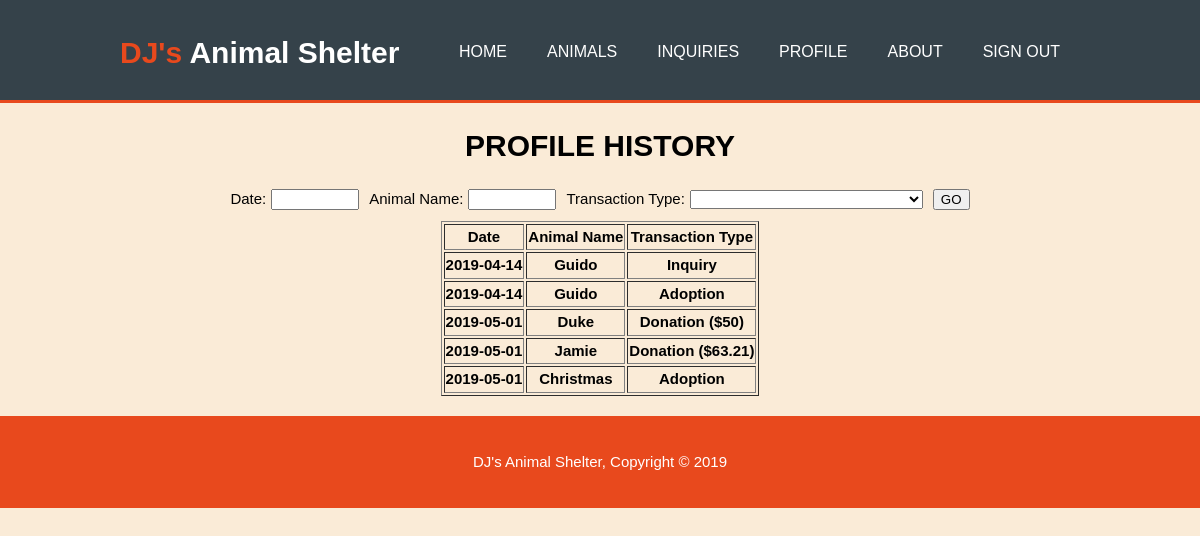
Screenshot of /profile.php (signed in) with the database file from the repository.
### tables this page shows
CREATE TABLE `transactions` (
  `Transaction_Date` date NOT NULL,
  `Transaction_Type` varchar(100) NOT NULL,
  `PROFILE_ID` int(11) NOT NULL,
  `First_Name` varchar(100) NOT NULL,
  `Last_Name` varchar(100) NOT NULL,
  `ANIMAL_ID` int(11) NOT NULL,
  `Animal_Name` varchar(100) NOT NULL,
  `Donation_Amount` float DEFAULT NULL
);

### src/profile_filters.php (the view, shortened to what this page needs)
<?php
    include('connection.php');
        $active_user = $_SESSION['active_user_id'];
        $result = mysqli_query($con, "SELECT * FROM transactions WHERE PROFILE_ID = '$active_user'");
        if(mysqli_num_rows($result) == 0)
                echo '<h2 align = "center">No Transactions Made</h2>';
        else
        {
            echo '<table border = "1" align = "center">';
            echo '<tr>';
            echo '<th>Date</th>';
            echo '<th>Animal Name</th>';
            echo '<th>Transaction Type</th>';
            echo '</tr>';
            $date = $_SESSION['date'];
            $a_name = $_SESSION['a_name'];
            $t_type = $_SESSION['transaction_type'];
            while($row = $result->fetch_assoc())
            {
                $t_date = $row['Transaction_Date'];
                $animal_name = $row['Animal_Name'];
                $transaction_type = $row['Transaction_Type'];
                $donation_amount = $row['Donation_Amount'];
                if($date != "" && $a_name != "" && $t_type != "")
                {
                    if($date == $t_date && $a_name == $animal_name)
                    {
                        if($t_type == 1)
                        {
                            if($transaction_type == "Adoption")
                            {
                                echo '<tr>';
                                echo '<th>' . $t_date . '</th>';
                                echo '<th>' . $animal_name . '</th>';
                                echo '<th>' . $transaction_type . '</th>';
                                echo '</tr>';
                            }
                            if($transaction_type == "Donation")
                            {
                                echo '<tr>';
                                echo '<th>' . $t_date . '</th>';
                                echo '<th>' . $animal_name . '</th>';
                                echo '<th>' . $transaction_type . ' ($' . $donation_amount . ')</th>';
                                echo '</tr>';
                            }
                            if($transaction_type == "Inquiry")
                            {
                                echo '<tr>';
                                echo '<th>' . $t_date . '</th>';
                                echo '<th>' . $animal_name . '</th>';
                                echo '<th>' . $transaction_type . '</th>';
                                echo '</tr>';
                            }
                        }
                        else if($t_type == 2)
                        {
                            if($transaction_type == "Adoption")
                            {
                                echo '<tr>';
                                echo '<th>' . $t_date . '</th>';
                                echo '<th>' . $animal_name . '</th>';
                                echo '<th>' . $transaction_type . '</th>';
                                echo '</tr>';
                            }
                            if($transaction_type == "Donation")
                            {
                                echo '<tr>';
                                echo '<th>' . $t_date . '</th>';
                                echo '<th>' . $animal_name . '</th>';
                                echo '<th>' . $transaction_type . ' ($' . $donation_amount . ')</th>';
                                echo '</tr>';
                            }
                            if($transaction_type == "Like")
                            {
                                echo '<tr>';
                                echo '<th>' . $t_date . '</th>';
                                echo '<th>' . $animal_name . '</th>';
                                echo '<th>' . $transaction_type . '</th>';
                                echo '</tr>';
                            }
                        }
                        else if($t_type == 3)
                        {
                            if($transaction_type == "Donation")
                            {
                                echo '<tr>';
                                echo '<th>' . $t_date . '</th>';
                                echo '<th>' . $animal_name . '</th>';
                                echo '<th>' . $transaction_type . ' ($' . $donation_amount . ')</th>';
                                echo '</tr>';
                            }
                            if($transaction_type == "Inquiry")
                            {
                                echo '<tr>';
                                echo '<th>' . $t_date . '</th>';
                                echo '<th>' . $animal_name . '</th>';
                                echo '<th>' . $transaction_type . '</th>';
                                echo '</tr>';
                            }
                            if($transaction_type == "Like")
                            {
                                echo '<tr>';
                                echo '<th>' . $t_date . '</th>';
                                echo '<th>' . $animal_name . '</th>';
                                echo '<th>' . $transaction_type . '</th>';
                                echo '</tr>';
                            }
                        }
                        else if($t_type == 4)
                        {
                            if($transaction_type == "Adoption")
                            {
                                echo '<tr>';
                                echo '<th>' . $t_date . '</th>';
                                echo '<th>' . $animal_name . '</th>';
                                echo '<th>' . $transaction_type . '</th>';
                                echo '</tr>';
                            }
                            if($transaction_type == "Donation")
                            {
                                echo '<tr>';
                                echo '<th>' . $t_date . '</th>';
                                echo '<th>' . $animal_name . '</th>';
                                echo '<th>' . $transaction_type . ' ($' . $donation_amount . ')</th>';
                                echo '</tr>';
                            }
                        }
                        else if($t_type == 5)
                        {
                            if($transaction_type == "Adoption")
                            {
                                echo '<tr>';
                                echo '<th>' . $t_date . '</th>';
                                echo '<th>' . $animal_name . '</th>';
                                echo '<th>' . $transaction_type . '</th>';
                                echo '</tr>';
                            }
                            if($transaction_type == "Inquiry")
                            {
                                echo '<tr>';
                                echo '<th>' . $t_date . '</th>';
                                echo '<th>' . $animal_name . '</th>';
                                echo '<th>' . $transaction_type . '</th>';
                                echo '</tr>';
                            }
                        }
                        else if($t_type == 6)
                        {
                            if($transaction_type == "Adoption")
                            {
                                echo '<tr>';
                                echo '<th>' . $t_date . '</th>';
                                echo '<th>' . $animal_name . '</th>';
                                echo '<th>' . $transaction_type . '</th>';
                                echo '</tr>';
                            }
                            if($transaction_type == "Like")
                            {
                                echo '<tr>';
                                echo '<th>' . $t_date . '</th>';
                                echo '<th>' . $animal_name . '</th>';
                                echo '<th>' . $transaction_type . '</th>';
                                echo '</tr>';
                            }
                        }
                        else if($t_type == 7)
                        {
                            if($transaction_type == "Donation")
                            {
                                echo '<tr>';
                                echo '<th>' . $t_date . '</th>';
                                echo '<th>' . $animal_name . '</th>';
                                echo '<th>' . $transaction_type . ' ($' . $donation_amount . ')</th>';
                                echo '</tr>';
                            }
                            if($transaction_type == "Inquiry")
                            {
                                echo '<tr>';
                                echo '<th>' . $t_date . '</th>';
                                echo '<th>' . $animal_name . '</th>';
                                echo '<th>' . $transaction_type . '</th>';
                                echo '</tr>';
                            }
                        }
                        else if($t_type == 8)
                        {
                            if($transaction_type == "Donation")
                            {
                                echo '<tr>';
                                echo '<th>' . $t_date . '</th>';
                                echo '<th>' . $animal_name . '</th>';
                                echo '<th>' . $transaction_type . ' ($' . $donation_amount . ')</th>';
                                echo '</tr>';
                            }
                            if($transaction_type == "Like")
                            {
                                echo '<tr>';
                                echo '<th>' . $t_date . '</th>';
                                echo '<th>' . $animal_name . '</th>';
                                echo '<th>' . $transaction_type . '</th>';
                                echo '</tr>';
                            }
                        }
                        else if($t_type == 9)
                        {
                            if($transaction_type == "Inquiry")
                            {
                                echo '<tr>';
                                echo '<th>' . $t_date . '</th>';
                                echo '<th>' . $animal_name . '</th>';
                                echo '<th>' . $transaction_type . '</th>';
                                echo '</tr>';
                            }
                            if($transaction_type == "Like")
                            {
                                echo '<tr>';
                                echo '<th>' . $t_date . '</th>';
                                echo '<th>' . $animal_name . '</th>';
                                echo '<th>' . $transaction_type . '</th>';
                                echo '</tr>';
                            }
                        }
                        else if($t_type == 10)
                        {
                            if($transaction_type == "Adoption")
                            {
                                echo '<tr>';
                                echo '<th>' . $t_date . '</th>';
                                echo '<th>' . $animal_name . '</th>';
                                echo '<th>' . $transaction_type . '</th>';
                                echo '</tr>';
                            }
                        }
                        else if($t_type == 11)
                        {
                            if($transaction_type == "Donation")
                            {
                                echo '<tr>';
                                echo '<th>' . $t_date . '</th>';
                                echo '<th>' . $animal_name . '</th>';
                                echo '<th>' . $transaction_type . ' ($' . $donation_amount . ')</th>';
                                echo '</tr>';
                            }
                        }
                        else if($t_type == 12)
                        {
                            if($transaction_type == "Inquiry")
                            {
                                echo '<tr>';
                                echo '<th>' . $t_date . '</th>';
                                echo '<th>' . $animal_name . '</th>';
                                echo '<th>' . $transaction_type . '</th>';
                                echo '</tr>';
                            }
                        }
                        else
                        {
                            if($transaction_type == "Like")
                            {
                                echo '<tr>';
                                echo '<th>' . $t_date . '</th>';
                                echo '<th>' . $animal_name . '</th>';
                                echo '<th>' . $transaction_type . '</th>';
                                echo '</tr>';
                            }
                        }
                    }
                }
                else
                {
                    if($transaction_type == "Adoption")
                    {
                        echo '<tr>';
                        echo '<th>' . $t_date . '</th>';
                        echo '<th>' . $animal_name . '</th>';
                        echo '<th>' . $transaction_type . '</th>';
                        echo '</tr>';
                    }
                    if($transaction_type == "Donation")
                    {
                        echo '<tr>';
                        echo '<th>' . $t_date . '</th>';
                        echo '<th>' . $animal_name . '</th>';
                        echo '<th>' . $transaction_type . ' ($' . $donation_amount . ')</th>';
                        echo '</tr>';
                    }
                    if($transaction_type == "Inquiry")
                    {
                        echo '<tr>';
                        echo '<th>' . $t_date . '</th>';
                        echo '<th>' . $animal_name . '</th>';
                        echo '<th>' . $transaction_type . '</th>';
                        echo '</tr>';
                    }
                }
            }
        }
?>

### src/style.css (style rules this page uses)
body { font-family: Arial, Halvertica, sans-serif; font-size: 15px; line-height: 1.5; padding: 0; margin: 0; background-color: #FAEBD7; }

### rows the page displays
transactions: Transaction_Date "2019-04-14", Animal_Name "Guido", Transaction_Type "Inquiry"
transactions: Transaction_Date "2019-04-14", Animal_Name "Guido", Transaction_Type "Adoption"
transactions: Transaction_Date "2019-05-01", Animal_Name "Duke", Transaction_Type "Donation", Donation_Amount "50"
transactions: Transaction_Date "2019-05-01", Animal_Name "Jamie", Transaction_Type "Donation", Donation_Amount "63.21"
transactions: Transaction_Date "2019-05-01", Animal_Name "Christmas", Transaction_Type "Adoption"
